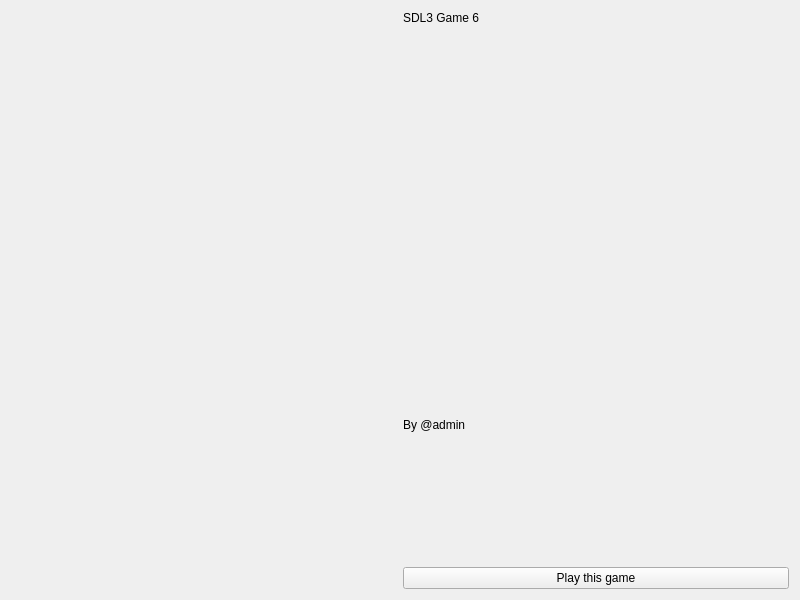
<?xml version="1.0" encoding="UTF-8"?>
<ui version="4.0">
 <class>SDL3Game6_DescWND</class>
 <widget class="QWidget" name="SDL3Game6_DescWND">
  <property name="geometry">
   <rect>
    <x>0</x>
    <y>0</y>
    <width>800</width>
    <height>600</height>
   </rect>
  </property>
  <property name="windowTitle">
   <string>SDL3 Game 6 description</string>
  </property>
  <layout class="QHBoxLayout" name="horizontalLayout_2">
   <item>
    <widget class="QLabel" name="label">
     <property name="text">
      <string/>
     </property>
     <property name="pixmap">
      <pixmap>assets/qt6/pygame6_desc.png</pixmap>
     </property>
    </widget>
   </item>
   <item>
    <layout class="QVBoxLayout" name="verticalLayout">
     <item>
      <widget class="QLabel" name="label_2">
       <property name="styleSheet">
        <string notr="true">font: 24pt &quot;Noto Sans&quot;;</string>
       </property>
       <property name="text">
        <string>SDL3 Game 6</string>
       </property>
       <property name="alignment">
        <set>Qt::AlignmentFlag::AlignLeading|Qt::AlignmentFlag::AlignLeft|Qt::AlignmentFlag::AlignTop</set>
       </property>
      </widget>
     </item>
     <item>
      <widget class="QLabel" name="label_3">
       <property name="text">
        <string>By @admin</string>
       </property>
      </widget>
     </item>
     <item>
      <widget class="QPushButton" name="pushButton">
       <property name="text">
        <string>Play this game</string>
       </property>
       <property name="icon">
        <iconset>
         <normaloff>assets/qt6/play.png</normaloff>assets/qt6/play.png</iconset>
       </property>
      </widget>
     </item>
    </layout>
   </item>
  </layout>
 </widget>
 <resources/>
 <connections/>
</ui>
